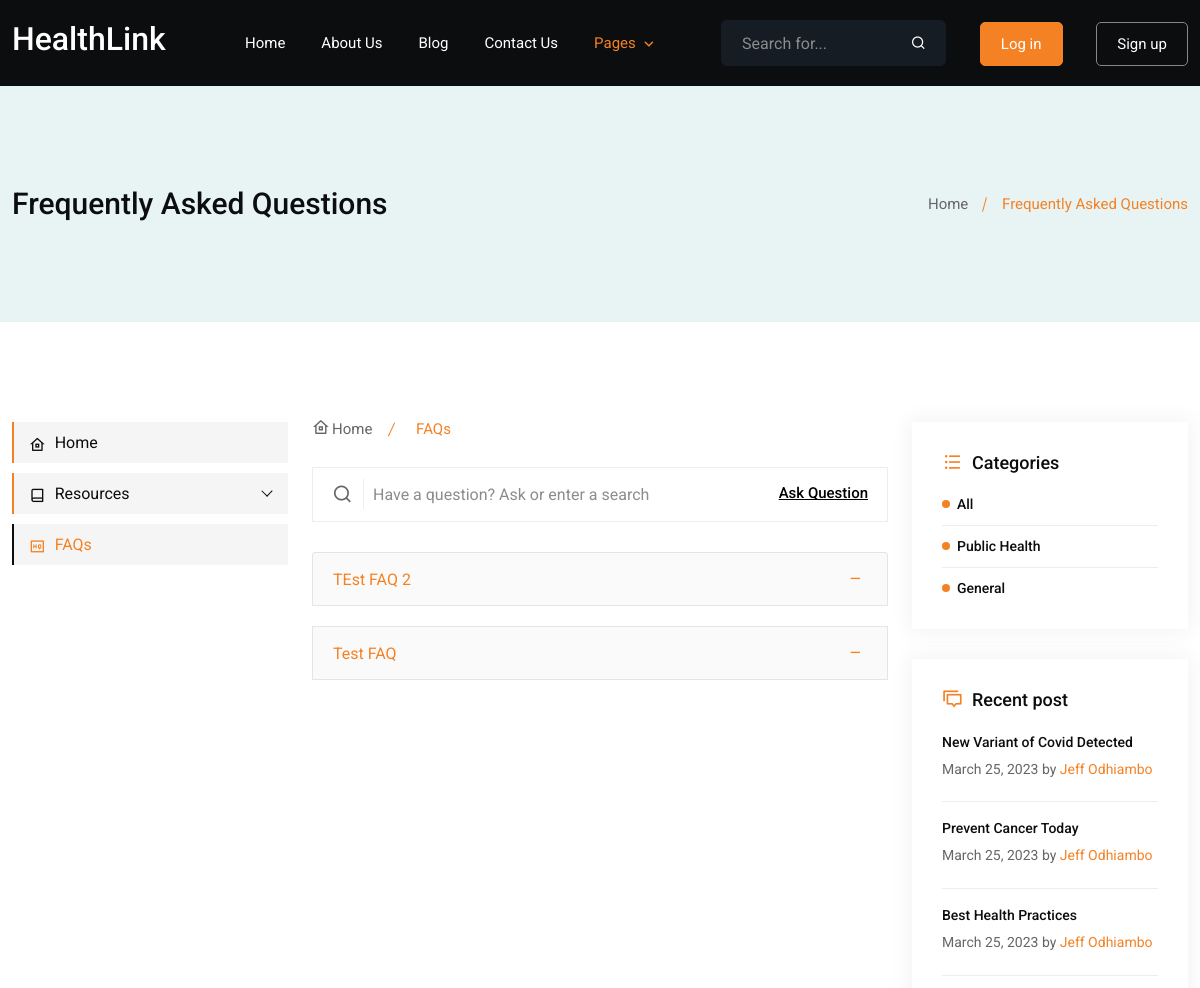
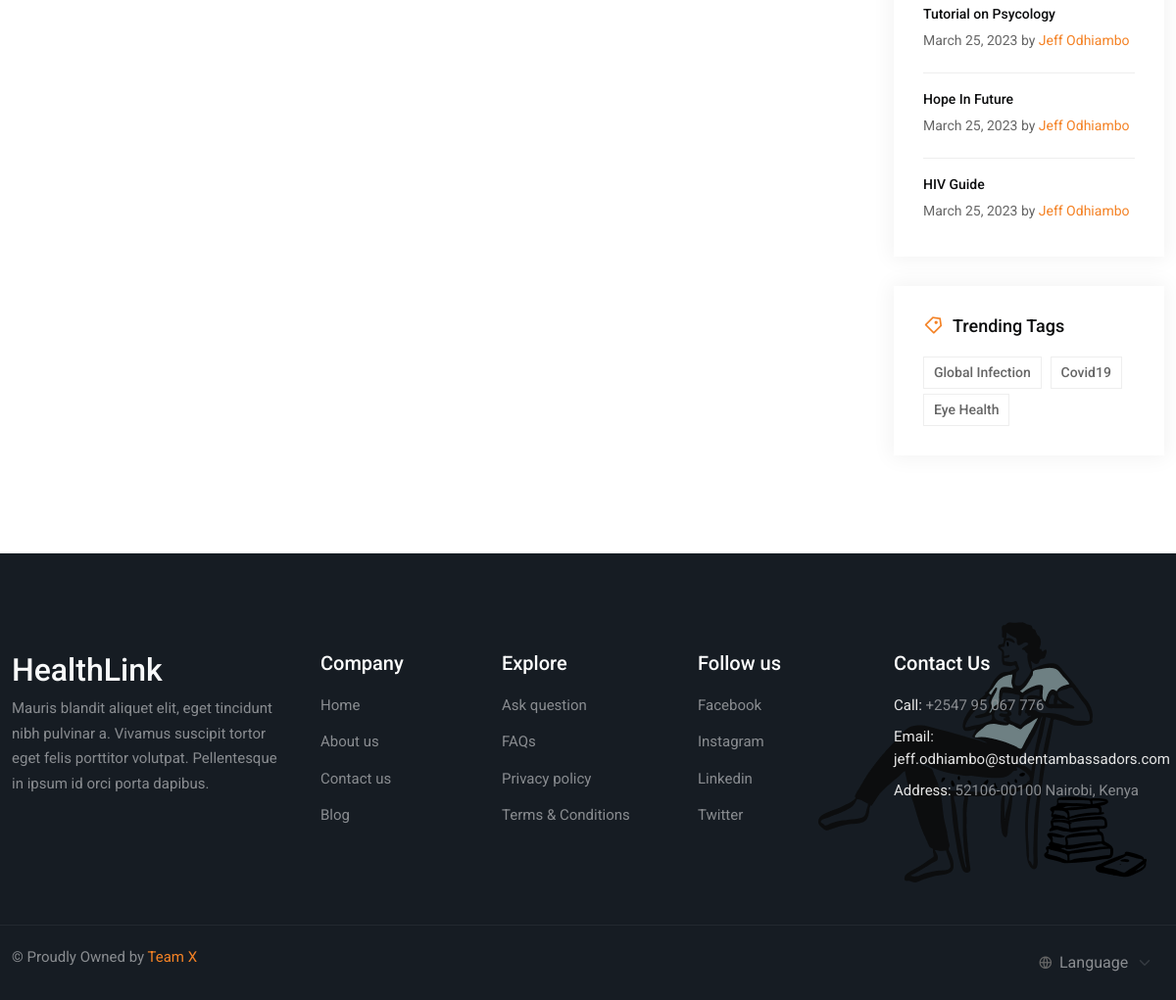
The page /faqs/ on the database its author committed (2 pictures, top to bottom).
### core/models.py (models this page shows, shortened)
class Faq(models.Model):
    category = models.ForeignKey(Category, on_delete=models.CASCADE)
    question = models.CharField(max_length=158)
    answer = models.TextField()
    created_at = models.DateTimeField(auto_now_add=True)
    updated_at = models.DateTimeField(auto_now=True)
    class Meta:
        ordering = ('-created_at',)

class Category(models.Model):
    title = models.CharField(max_length=100)
    slug = models.SlugField(max_length=100, unique=True)
    image = models.ImageField(upload_to='category/', null=True, blank=True)
    description = models.TextField(null=True, blank=True)
    created_at = models.DateTimeField(auto_now_add=True)
    updated_at = models.DateTimeField(auto_now=True)
    class Meta:
        ordering = ('-created_at',)
        verbose_name_plural = 'Categories'
    def __str__(self):
        return self.title

class Tag(models.Model):
    title = models.CharField(max_length=100)
    slug = models.SlugField(max_length=100, unique=True)
    image = models.ImageField(upload_to='tags/', null=True, blank=True)
    description = models.TextField(null=True, blank=True)
    created_at = models.DateTimeField(auto_now_add=True)
    updated_at = models.DateTimeField(auto_now=True)
    class Meta:
        ordering = ('-created_at',)
        verbose_name_plural = 'Tags'
    def __str__(self):
        return self.title

### resources/models.py (models this page shows, shortened)
class Article(models.Model):
    title = models.CharField(max_length=200)
    slug = models.SlugField(max_length=200, unique=True)
    author = models.ForeignKey('auth.User', on_delete=models.CASCADE)
    description = models.TextField()
    category = models.ForeignKey('core.Category', on_delete=models.CASCADE)
    image = models.ImageField(upload_to='resource/articles/', null=True, blank=True)
    tags = models.ManyToManyField('core.Tag', blank=True)
    is_published = models.BooleanField(default=False)
    created_at = models.DateTimeField(auto_now_add=True)
    updated_at = models.DateTimeField(auto_now=True)
    class Meta:
        ordering = ('-created_at',)
        verbose_name_plural = 'Resource Articles'
    def get_absolute_url(self):
        return reverse('resources:article_details', kwargs={'slug': self.slug})

class Video(models.Model):
    title = models.CharField(max_length=200)
    slug = models.SlugField(max_length=200, unique=True)
    author = models.ForeignKey('auth.User', on_delete=models.CASCADE)
    category = models.ForeignKey('core.Category', on_delete=models.CASCADE)
    video = models.URLField()
    tags = models.ManyToManyField('core.Tag', blank=True)
    is_published = models.BooleanField(default=False)
    created_at = models.DateTimeField(auto_now_add=True)
    updated_at = models.DateTimeField(auto_now=True)
    class Meta:
        ordering = ('-created_at',)
        verbose_name_plural = 'Resource Videos'

class Document(models.Model):
    title = models.CharField(max_length=200)
    slug = models.SlugField(max_length=200, unique=True)
    author = models.ForeignKey('auth.User', on_delete=models.CASCADE)
    category = models.ForeignKey('core.Category', on_delete=models.CASCADE)
    cover_image = models.ImageField(upload_to='resource/documents/images/')
    document = models.FileField(upload_to='resource/documents/')
    tags = models.ManyToManyField('core.Tag', blank=True)
    is_published = models.BooleanField(default=False)
    created_at = models.DateTimeField(auto_now_add=True)
    updated_at = models.DateTimeField(auto_now=True)
    class Meta:
        ordering = ('-created_at',)
        verbose_name_plural = 'Resource Documents'

### core/views.py (the view)
# urls.py: path('faqs/', views.faq, name='faq'),
def faq(request, slug=None):
    category = None
    if not slug:
        faqs = Faq.objects.all()
    else:
        category = get_object_or_404(Category, slug=slug)
        faqs = Faq.objects.filter(category=category)
    context = {
        'title': 'Frequently Asked Questions',
        'faqs': faqs,
        'faq' : 'active',
        'categories' : Category.objects.all(),
    }
    return render(request, 'faq/index.html', context)

### core/context_processor.py (called while the page is built)
def categories(request):
    latest_post = []
    latest_article = Article.objects.order_by('-created_at')[:2]
    latest_video = Video.objects.order_by('-created_at')[:2]
    latest_document = Document.objects.order_by('-created_at')[:2]
    latest_post.append(latest_article)
    latest_post.append(latest_video)
    latest_post.append(latest_document)
    return {
        'categories': Category.objects.all(),
        'tags': Tag.objects.all(),
        'latest_post': latest_post
    }

### users/models.py (called while the page is built)
    def get_absolute_url(self):
        return reverse('users:user_profile', kwargs={'username': self.user.username})

### templates/faq/index.html (shortened to what this page needs)
{% extends 'base.html' %}
{% block content %}
		<div class="main-content-area ptb-100">
			<div class="container">
				<div class="row">
					<div class="col-lg-3">
						{% include 'partials/left-sidebar.html' %}
					</div>
					<div class="col-lg-6">
						<div class="middull-content">
							<ul class="page-nish">
								<li>
									<a href="/">
										<i class="ri-home-8-line"></i>
										Home
									</a>
								</li>
								<li class="active">
									FAQs
								</li>
							</ul>
							<form class="aq-form">
								<i class="ri-search-line"></i>
								<input type="text" class="form-control" placeholder="Have a question? Ask or enter a search">
								<button class="aq-btn">
									Ask Question
								</button>
							</form>
							{% if faqs %}
							<div class="accordion mb-0" id="accordionExample">
								{% for faq in faqs %}
								<div class="accordion-item">
									<h2 class="accordion-header" id="heading{{ faq.id }}">
										<button class="accordion-button" type="button" data-bs-toggle="collapse" data-bs-target="#collapse{{ faq.id }}" aria-expanded="false" aria-controls="collapse{{ faq.id }}">
											{{ faq.question }}
										</button>
									</h2>
								</div>
								{% endfor %}
							</div>
							{% else %}
								<div class="alert alert-info">
									No Frequently Asked Questions
								</div>
							{% endif %}
						</div>
					</div>
					<div class="col-lg-3">
						{% include 'resources/partials/right-sidebar.html' %}
					</div>
				</div>
			</div>
		</div>
{% endblock %}

### templates/resources/partials/right-sidebar.html (shortened to what this page needs)
<div class="right-siderbar">
    <div class="right-siderbar-common">
        {% if categories %}
        <div class="category discussions">
            <h3>
                <i class="ri-list-unordered"></i>
                Categories
            </h3>
                <ul>
                    {% if faqs or faq %}
                        <li><a href="{% url 'faq' %}">All</a></li>
                        {% for category in categories %}
                        <li>
                            <a href="{% url 'faqs_category' category.slug %}">{{ category }}</a>
                        </li>
                        {% endfor %}
                    {% endif %}
                </ul>
            </div>
        </div>
        {% endif %}
    {% if latest_post %}
    <div class="right-siderbar-common">
        <div class="recent-post">
            <h3>
                <i class="ri-discuss-line"></i>
                Recent post
            </h3>
            <ul>
                {% for post in latest_post %}
                    {% for pst in post %}
                    <li>
                        <a href="{{ pst.get_absolute_url }}">
                            {{ pst.title }}
                        </a>
                        <p>{{ pst.created_at|date }} by <a href="{{ pst.author.profile.get_absolute_url }}">{{ pst.author.get_full_name }}</a></p>
                    </li>
                    {% endfor %}
                {% endfor %}
            </ul>
        </div>
    </div>
    {% endif %}
    {% if tags %}
    <div class="right-siderbar-common">
        <div class="trending-tags">
            <h3>
                <i class="ri-price-tag-3-line"></i>
                Trending Tags
            </h3>
            <ul>
                {% for tag in tags %}
                <li>
                    <a href="{% url 'resources:article_tags' tag.slug %}">
                        {{ tag }}
                    </a>
                </li>
                {% endfor %}
            </ul>
        </div>
    </div>
    {% endif %}
</div>

### static/assets/css/responsive.css (style rules this page uses)
@media only screen and (min-width: 1200px) and (max-width: 1399px) { .container { max-width: 1320px; } }

### rows shown on the page
Faq: question "TEst FAQ 2"
Faq: question "Test FAQ"
Category: title "Public Health"
Category: title "General"
Article: title "New Variant of Covid Detected", created_at "March 25, 2023", author.get_full_name "Jeff Odhiambo"
Article: title "Prevent Cancer Today", created_at "March 25, 2023", author.get_full_name "Jeff Odhiambo"
Video: title "Best Health Practices", created_at "March 25, 2023", author.get_full_name "Jeff Odhiambo"
Video: title "Tutorial on Psycology", created_at "March 25, 2023", author.get_full_name "Jeff Odhiambo"
Document: title "Hope In Future", created_at "March 25, 2023", author.get_full_name "Jeff Odhiambo"
Document: title "HIV Guide", created_at "March 25, 2023", author.get_full_name "Jeff Odhiambo"
Tag: title "Global Infection"
Tag: title "Covid19"
Tag: title "Eye Health"

### other values the page prints
{{ title }} "Frequently Asked Questions"
